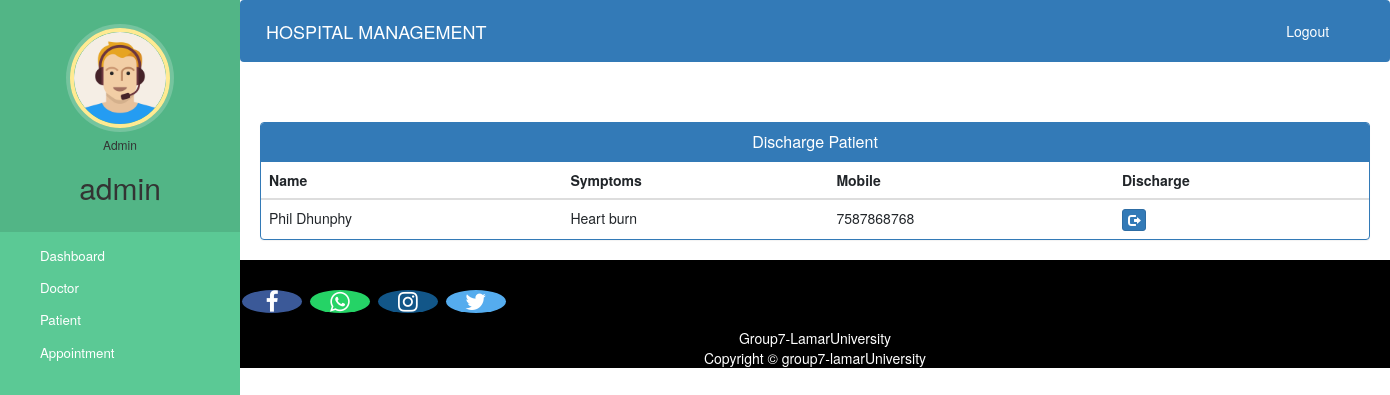
Screenshot of /admin-discharge-patient (signed in) with the database file from the repository.
### hospital/models.py (models this page shows, shortened)
class Patient(models.Model):
    user=models.OneToOneField(User,on_delete=models.CASCADE)
    profile_pic= models.ImageField(upload_to='profile_pic/PatientProfilePic/',null=True,blank=True)
    address = models.CharField(max_length=40)
    mobile = models.CharField(max_length=20,null=False)
    symptoms = models.CharField(max_length=100,null=False)
    assignedDoctorId = models.PositiveIntegerField(null=True)
    admitDate=models.DateField(auto_now=True)
    status=models.BooleanField(default=False)
    @property
    def get_name(self):
        return self.user.first_name+" "+self.user.last_name

### hospital/views.py (the view)
# urls.py: path('admin-discharge-patient', views.admin_discharge_patient_view,name='admin-discharge-patient'),
@login_required(login_url='adminlogin')
@user_passes_test(is_admin)
def admin_discharge_patient_view(request):
    patients=models.Patient.objects.all().filter(status=True)
    return render(request,'hospital/admin_discharge_patient.html',{'patients':patients})

### hospital/views.py (called while the page is built)
def is_admin(user):
    return user.groups.filter(name='ADMIN').exists()

### templates/hospital/admin_discharge_patient.html (shortened to what this page needs)
{% extends 'hospital/admin_base.html' %}
{% block content %}
<head>
  <link href="//netdna.bootstrapcdn.com/bootstrap/3.0.0/css/bootstrap.min.css" rel="stylesheet" id="bootstrap-css">
</head>
<div class="container">
  <div class="panel panel-primary">
    <div class="panel-heading">
      <h6 class="panel-title">Discharge Patient</h6>
    </div>
    <table class="table table-hover" id="dev-table">
      <thead>
        <tr>
          <th>Name</th>
          <th>Symptoms</th>
          <th>Mobile</th>
          <th>Discharge</th>
        </tr>
      </thead>
      {% for p in patients %}
      <tr>
        <td> {{p.get_name}}</td>
        <td>{{p.symptoms}}</td>
        <td>{{p.mobile}}</td>
        <td><a class="btn btn-primary btn-xs" href="{% url 'discharge-patient' p.id  %}"><span class="glyphicon glyphicon-log-out"></span></a></td>
      </tr>
      {% endfor %}
    </table>
  </div>
</div>
{% endblock content %}

### templates/hospital/admin_base.html (shortened to what this page needs)
<!DOCTYPE html>
{% load static %}
<html lang="en">
<head>
  <link rel="stylesheet" href="https://stackpath.bootstrapcdn.com/bootstrap/4.3.1/css/bootstrap.min.css">
  <link rel="stylesheet" href="https://maxcdn.bootstrapcdn.com/font-awesome/4.7.0/css/font-awesome.min.css">
  <link rel="stylesheet" href="{% static 'style.css' %}">
</head>
<body>
  <nav class="menu" tabindex="0">
    <header class="avatar">
      <img src="{% static 'images/adminpropic.png' %}" />
      <h6>Admin</h6>
      <h2>{{ request.user.first_name }}</h2>
    </header>
    <ul>
      <li tabindex="0"> <a style="color:white;" href="/admin-dashboard">Dashboard</a> </li>
      <li tabindex="0"> <a style="color:white;" href="/admin-doctor">Doctor</a></li>
      <li tabindex="0"> <a style="color:white;" href="/admin-patient">Patient</a></li>
      <li tabindex="0"> <a style="color:white;" href="/admin-appointment">Appointment</a></li>
    </ul>
  </nav>
  <main>
    <div class="bs-example">
      <nav class="navbar navbar-expand-md navbar-dark fixed-top" style="background:#337AB7;">
        <a href="/admin-dashboard" class="navbar-brand">HOSPITAL MANAGEMENT</a>
        <div class="collapse navbar-collapse justify-content-between" id="navbarCollapse">
          <div class="navbar-nav" style="margin-left: 90%;">
            <form method="post" action="{% url 'logout' %}" style="display: inline;">
              <button type="submit" class="btn btn-link nav-item nav-link text-white">Logout</button>
            </form>
          </div>
        </div>
      </nav>
    </div>
    <br><br>
    {% block content %}
    {% endblock content %}
    <footer>
      <p>
        <a href="https://facebook.com/group7.luv/" class="fa fa-facebook"></a>
        <a href="https://api.whatsapp.com/send?phone=919572181024" class="fa fa-whatsapp"></a>
        <a href="https://instagram.com/group7.luv" class="fa fa-instagram"></a>
        <a href="https://twitter.com/group7kumar1503" class="fa fa-twitter"></a>
      </p>
      <div style="color:#ffffff;" class="text-center">
        <p>Group7-LamarUniversity <br> Copyright &copy; group7-lamarUniversity </p>
      </div>
    </footer>
  </main>
</body>
</html>

### static/style.css (style rules this page uses)
body { padding-left: 240px; }
main { position: relative; height: 100vh; }
.menu { background: #5bc995; height: 100vh; width: 240px; position: fixed; top: 0px; left: 0; z-index: 5; outline: none; }
.menu .avatar { background: rgba(0, 0, 0, 0.1); padding: 2em 0.5em; text-align: center; }
.menu .avatar img { width: 100px; border-radius: 50%; overflow: hidden; border: 4px solid #ffea92; box-shadow: 0 0 0 4px rgba(255, 255, 255, 0.2); }
.menu .avatar h2 { font-weight: normal; margin-bottom: 0; }
.menu ul { list-style: none; padding: 0.5em 0; margin: 0; }
.menu ul li { padding: 0.5em 1em 0.5em 3em; font-size: 0.95em; font-weight: regular; background-repeat: no-repeat; background-position: left 15px center; background-size: auto 20px; transition: all 0.15s linear; cursor: pointer; }

### templates/hospital/admin_base.html (style rules this page uses)
a:link { text-decoration: none; }
a { color: white; }
footer { padding: 0px; background-color: black; margin: 0px; }
.fa { font-size: 23px; width: 60px; text-align: center; text-decoration: none; margin: 5px 2px; border-radius: 50%; }
.fa-facebook { background: #3B5998; color: white; margin-top: 30px; }
.fa-whatsapp { background: #25d366; color: white; }
.fa-twitter { background: #55ACEE; color: white; }
.fa-instagram { background: #125688; color: white; }
body { padding-left: 240px; }
main { position: relative; height: 100vh; }
.menu { background: #5bc995; height: 100vh; width: 240px; position: fixed; top: 0; left: 0; z-index: 5; }
.menu .avatar { background: rgba(0, 0, 0, 0.1); padding: 2em 0.5em; text-align: center; }
.menu .avatar img { width: 100px; border-radius: 50%; border: 4px solid #ffea92; }
.menu ul { list-style: none; padding: 0.5em 0; margin: 0; }
.menu ul li { padding: 0.5em 1em 0.5em 3em; font-size: 0.95em; cursor: pointer; }

### templates/hospital/admin_discharge_patient.html (style rules this page uses)
a:link { text-decoration: none; }
h6 { text-align: center; }

### rows the page displays
Patient: get_name "Phil Dhunphy", symptoms "Heart burn", mobile "7587868768"

### other values shown
{{ request.user.first_name }} "admin"
